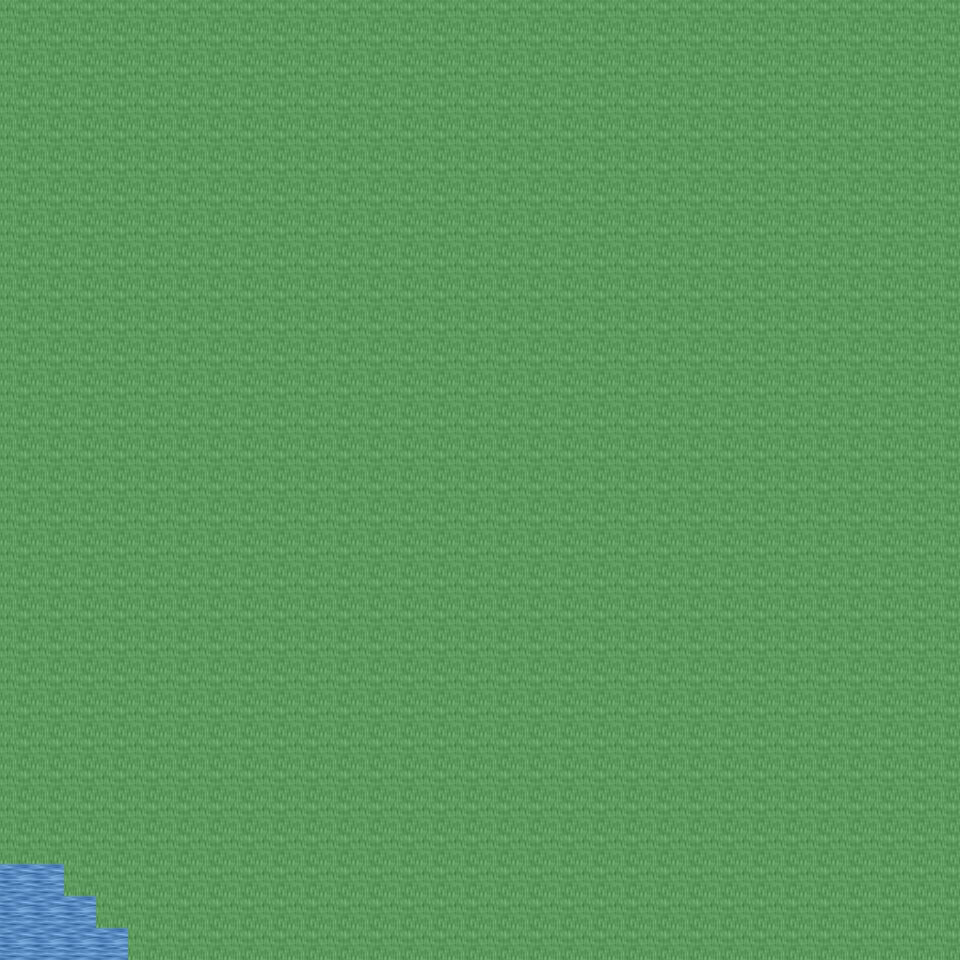

Tiled map render using the project's own tile images. Description and the map definition, with tile-layer contents summarised, below:
An orthogonal 30x30 tile map with 32x32 px tiles, 6 tile layers (Ground, Object, Object2, Above, ...), 24 tilesets and 2 objects (2x mapchange).

<map version="1.0" orientation="orthogonal" renderorder="right-down" width="30" height="30" tilewidth="32" tileheight="32" nextobjectid="3">
  <tileset firstgid="1" name="tileset_ground_ground" tilewidth="32" tileheight="32" tilecount="33" columns="3">
    <image source="../drawable/tileset_ground_ground.png" width="96" height="352" />
  </tileset>
  <tileset firstgid="34" name="tileset_ground_water_pool" tilewidth="32" tileheight="32" tilecount="72" columns="3">
    <image source="../drawable/tileset_ground_water_pool.png" width="96" height="768" />
  </tileset>
  <tileset firstgid="106" name="tileset_ground_earth_edges" tilewidth="32" tileheight="32" tilecount="18" columns="6">
    <image source="../drawable/tileset_ground_earth_edges.png" width="192" height="96" />
  </tileset>
  <tileset firstgid="124" name="tileset_ground_grass_edges" tilewidth="32" tileheight="32" tilecount="36" columns="12">
    <image source="../drawable/tileset_ground_grass_edges.png" width="384" height="96" />
  </tileset>
  <tileset firstgid="160" name="tileset_ground_grass_corners" tilewidth="32" tileheight="32" tilecount="24" columns="6">
    <image source="../drawable/tileset_ground_grass_corners.png" width="192" height="128" />
  </tileset>
  <tileset firstgid="184" name="tileset_ground_water_pool_corners" tilewidth="32" tileheight="32" tilecount="72" columns="3">
    <image source="../drawable/tileset_ground_water_pool_corners.png" width="96" height="768" />
  </tileset>
  <tileset firstgid="256" name="tileset_furniture_carpet_carpets" tilewidth="32" tileheight="32" tilecount="8" columns="4">
    <image source="../drawable/tileset_furniture_carpet_carpets.png" width="128" height="64" />
  </tileset>
  <tileset firstgid="264" name="tileset_ground_ridge_earth_dark" tilewidth="32" tileheight="32" tilecount="96" columns="12">
    <image source="../drawable/tileset_ground_ridge_earth_dark.png" width="384" height="256" />
  </tileset>
  <tileset firstgid="360" name="tileset_ground_ridge_earth_pale" tilewidth="32" tileheight="32" tilecount="96" columns="12">
    <image source="../drawable/tileset_ground_ridge_earth_pale.png" width="384" height="256" />
  </tileset>
  <tileset firstgid="456" name="tileset_plant_grasses" tilewidth="32" tileheight="32" tilecount="6" columns="3">
    <image source="../drawable/tileset_plant_grasses.png" width="96" height="64" />
  </tileset>
  <tileset firstgid="462" name="tileset_plant_flower_daisy_red" tilewidth="32" tileheight="32" tilecount="8" columns="2">
    <image source="../drawable/tileset_plant_flower_daisy_red.png" width="64" height="128" />
  </tileset>
  <tileset firstgid="470" name="tileset_plant_flower_daisy_blue" tilewidth="32" tileheight="32" tilecount="8" columns="2">
    <image source="../drawable/tileset_plant_flower_daisy_blue.png" width="64" height="128" />
  </tileset>
  <tileset firstgid="478" name="tileset_plant_flower_daisy_yellow" tilewidth="32" tileheight="32" tilecount="8" columns="2">
    <image source="../drawable/tileset_plant_flower_daisy_yellow.png" width="64" height="128" />
  </tileset>
  <tileset firstgid="486" name="tileset_plant_bush_bushes" tilewidth="32" tileheight="32" tilecount="10" columns="5">
    <image source="../drawable/tileset_plant_bush_bushes.png" width="160" height="64" />
  </tileset>
  <tileset firstgid="496" name="tileset_furniture_table_long_side_on_pale" tilewidth="32" tileheight="32" tilecount="3" columns="3">
    <image source="../drawable/tileset_furniture_table_long_side_on_pale.png" width="96" height="32" />
  </tileset>
  <tileset firstgid="499" name="tileset_plant_stump_small_stump" tilewidth="32" tileheight="32" tilecount="4" columns="2">
    <image source="../drawable/tileset_plant_stump_small_stump.png" width="64" height="64" />
  </tileset>
  <tileset firstgid="503" name="tileset_ground_rock_rocks_2" tilewidth="32" tileheight="32" tilecount="4" columns="2">
    <image source="../drawable/tileset_ground_rock_rocks_2.png" width="64" height="64" />
  </tileset>
  <tileset firstgid="507" name="tileset_ground_ladder_vertical_dark" tilewidth="32" tileheight="32" tilecount="3" columns="3">
    <image source="../drawable/tileset_ground_ladder_vertical_dark.png" width="96" height="32" />
  </tileset>
  <tileset firstgid="510" name="tileset_item_statue_green_stone" tilewidth="32" tileheight="32" tilecount="12" columns="4">
    <image source="../drawable/tileset_item_statue_green_stone.png" width="128" height="96" />
  </tileset>
  <tileset firstgid="522" name="tileset_logic_collision" tilewidth="32" tileheight="32" tilecount="1" columns="1">
    <image source="../drawable/tileset_logic_collision.png" width="32" height="32" />
  </tileset>
  <tileset firstgid="523" name="tileset_furniture_table_long_front_on_pale" tilewidth="32" tileheight="32" tilecount="3" columns="1">
    <image source="../drawable/tileset_furniture_table_long_front_on_pale.png" width="32" height="96" />
  </tileset>
  <tileset firstgid="526" name="tileset_furniture_light_flames" tilewidth="32" tileheight="32" tilecount="6" columns="6">
    <image source="../drawable/tileset_furniture_light_flames.png" width="192" height="32" />
  </tileset>
  <tileset firstgid="532" name="tileset_ground_green_paving" tilewidth="32" tileheight="32" tilecount="18" columns="3">
    <image source="../drawable/tileset_ground_green_paving.png" width="96" height="192" />
  </tileset>
  <tileset firstgid="550" name="tileset_building_castle" tilewidth="32" tileheight="32" tilecount="320" columns="20">
    <image source="../drawable/tileset_building_castle.png" width="640" height="512" />
  </tileset>
  <layer name="Ground" width="30" height="30">
    <data>[900 cells, 900 non-empty, 5 distinct tile ids]</data>
  </layer>
  <layer name="Object" width="30" height="30">
    <data>[900 cells, 109 non-empty, 8 distinct tile ids]</data>
  </layer>
  <layer name="Object2" width="30" height="30">
    <data>[900 cells, 25 non-empty, 14 distinct tile ids]</data>
  </layer>
  <layer name="Above" width="30" height="30">
    <data>[900 cells, 0 non-empty, 0 distinct tile ids]</data>
  </layer>
  <layer name="Above2" width="30" height="30">
    <data>[900 cells, 0 non-empty, 0 distinct tile ids]</data>
  </layer>
  <layer name="Walkable" width="30" height="30">
    <data>[900 cells, 891 non-empty, 1 distinct tile ids]</data>
  </layer>
  <objectgroup name="MapEvents">
    <object id="1" name="south" type="mapchange" x="0" y="928" width="128" height="32">
      <properties>
        <property name="map" value="0_ados_mountain_n2_w2_x3_y4" />
        <property name="place" value="north" />
      </properties>
    </object>
    <object id="2" name="west" type="mapchange" x="0" y="864" width="32" height="96">
      <properties>
        <property name="map" value="0_ados_mountain_n2_w2_x2_y3" />
        <property name="place" value="east" />
      </properties>
    </object>
  </objectgroup>
</map>
